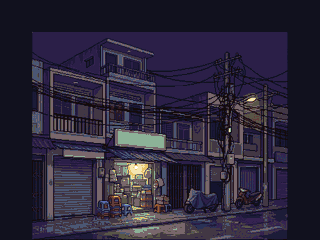
#> input picture assets/bg/pho-dem.png, 320 x 240 px
$ python bg_palette_snap.py ../assets/bg/pho-dem.png ../assets/bg/phong-tro.png ../assets/bg/phong-tro.png
#> lines starting #> are read from the running program, lines starting #| are printed output that depends on the picture
#!/usr/bin/env python3
"""Chuẩn hoá art meowa về ĐÚNG bảng màu 9 To Life (lấy từ frame video tham chiếu).
- resize về 320x240
- snap mọi pixel về màu gần nhất trong palette tham chiếu (flatten nhiễu, giữ outline)
- giữ thêm vài màu tối để outline không bị xám
"""
import sys, json
from PIL import Image

BG = (0x13, 0x11, 0x1E)

# Palette lấy bằng MEDIANCUT trên frame video 9 To Life (xem docs/palette-9tolife.json)
REF = [
    (0x11, 0x11, 0x1E), (0x14, 0x14, 0x2E), (0x1A, 0x17, 0x36), (0x20, 0x19, 0x3A),
    (0x2B, 0x1F, 0x48), (0x36, 0x23, 0x51), (0x1C, 0x1C, 0x38), (0x2A, 0x32, 0x56),
    (0x4B, 0x57, 0x74), (0x5B, 0x6C, 0xB5), (0x79, 0x67, 0x6C), (0x42, 0x37, 0x44),
    (0x28, 0x17, 0x22), (0x28, 0x13, 0x1B), (0x30, 0x1D, 0x1D), (0x38, 0x1F, 0x1E),
    (0x62, 0x3C, 0x3A), (0x59, 0x56, 0x47), (0x8C, 0xB2, 0x97), (0x1A, 0x33, 0x1A),
    (0xF4, 0xE6, 0xB2), (0xF0, 0xE6, 0xB4), (0xE8, 0xC4, 0x6A), (0xFF, 0xB0, 0x00),
    (0xFF, 0xFF, 0xFF), (0x14, 0x0A, 0x0A), (0x6B, 0x3F, 0x1E), (0x9A, 0x5B, 0x2E),
]


def snap(src, dst, preview=None):
#> called with src = '../assets/bg/pho-dem.png', dst = '../assets/bg/phong-tro.png', preview = '../assets/bg/phong-tro.png'
    im = Image.open(src).convert('RGBA')
    base = Image.new('RGBA', im.size, BG + (255,))
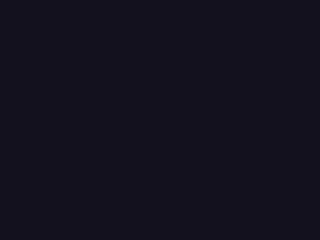
#> base: PIL image 320x240 RGBA; mean R, G, B, A 19, 17, 30, 255
    base.alpha_composite(im)
    im = base.convert('RGB').resize((320, 240), Image.LANCZOS)
#> im is the input picture: PIL image 320x240 RGB; mean R, G, B 43.1, 37.9, 57
    # build LUT-free nearest palette map (320x240 = 76800 px, fine in python)
    out = Image.new('RGB', (320, 240))
#> out: PIL image 320x240 RGB; every value is 0
    src_px = im.load()
    dst_px = out.load()
    cache = {}
    for y in range(240):
        for x in range(320):
            c = src_px[x, y]
            v = cache.get(c)
            if v is None:
                best, bd = REF[0], 1 << 30
                for r in REF:
                    d = (c[0]-r[0])**2 + (c[1]-r[1])**2 + (c[2]-r[2])**2
                    if d < bd:
                        bd, best = d, r
                v = cache[c] = best
            dst_px[x, y] = v
#> after the loop, bd = 0; best = (91, 108, 181); cache = 25 items; d = 22483
    out.save(dst, optimize=True)
    if preview:
        out.resize((960, 720), Image.NEAREST).save(preview)
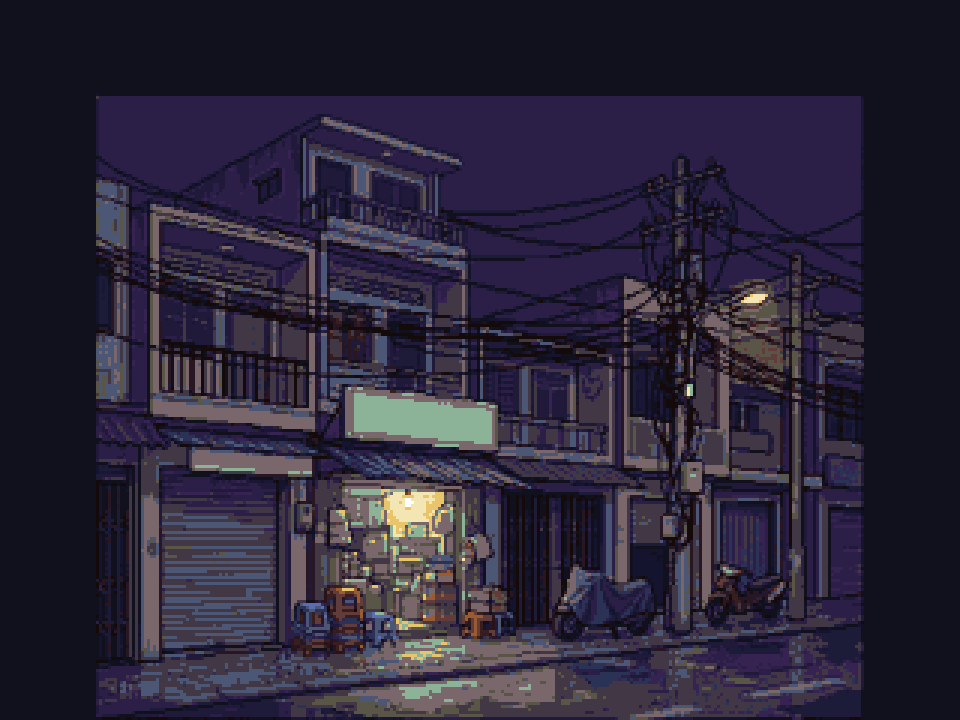
#> saved as phong-tro.png: PIL image 960x720 RGB; mean R, G, B 43.1, 37.9, 57
    print('->', dst, 'colors used', len(set(out.getdata())))
#| -> ../assets/bg/phong-tro.png colors used 25


if __name__ == '__main__':
    snap(sys.argv[1], sys.argv[2], sys.argv[3] if len(sys.argv) > 3 else None)

$ run again, on assets/bg/quan-pho.png
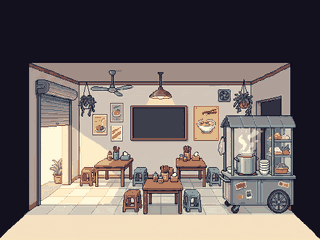
#> input picture assets/bg/quan-pho.png, 320 x 240 px
#> in snap, im is the input picture: PIL image 320x240 RGB; mean R, G, B 115.3, 106.2, 103.6
#> out: PIL image 320x240 RGB; every value is 0
#> after the loop in snap, `for y in range(240):`: bd = 219; best = (240, 230, 180); cache = 40 items; d = 47846
#> in snap, `out.save(dst, optimize=True)`:
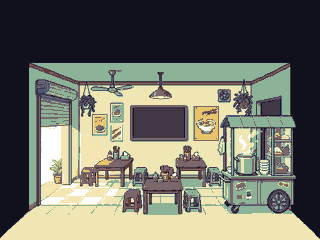
#> saved as quan-pho.png: PIL image 320x240 RGB; mean R, G, B 112.6, 113.5, 102.6
#> in snap, `out.resize((960, 720), Image.NEAREST).save(preview)`:
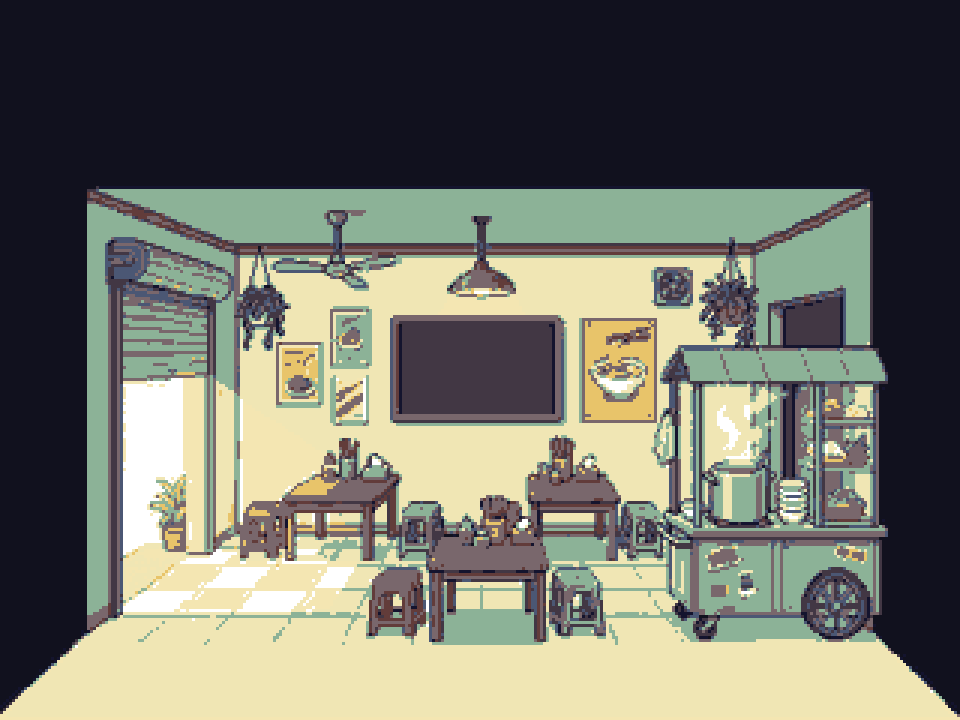
#> saved as quan-pho.png: PIL image 960x720 RGB; mean R, G, B 112.6, 113.5, 102.6
#| -> ../assets/bg/quan-pho.png colors used 11

$ run again, on assets/bg/van-phong.png
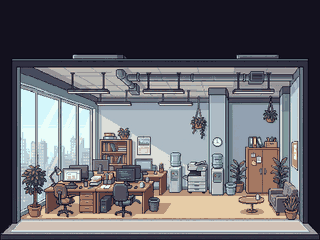
#> input picture assets/bg/van-phong.png, 320 x 240 px
#> in snap, im is the input picture: PIL image 320x240 RGB; mean R, G, B 103.2, 102.6, 108.5
#> out: PIL image 320x240 RGB; every value is 0
#> after the loop in snap, `for y in range(240):`: bd = 110; best = (17, 17, 30); cache = 40 items; d = 22949
#> in snap, `out.save(dst, optimize=True)`:
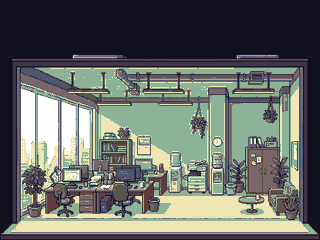
#> saved as van-phong.png: PIL image 320x240 RGB; mean R, G, B 102.4, 106.5, 101.7
#> in snap, `out.resize((960, 720), Image.NEAREST).save(preview)`:
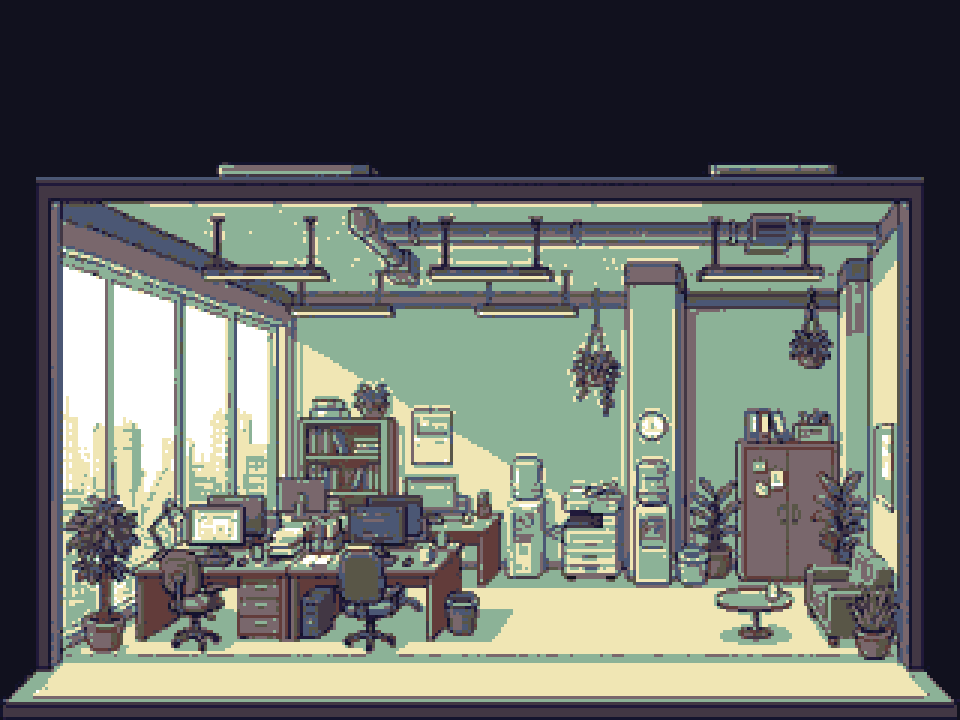
#> saved as van-phong.png: PIL image 960x720 RGB; mean R, G, B 102.4, 106.5, 101.7
#| -> ../assets/bg/van-phong.png colors used 11
